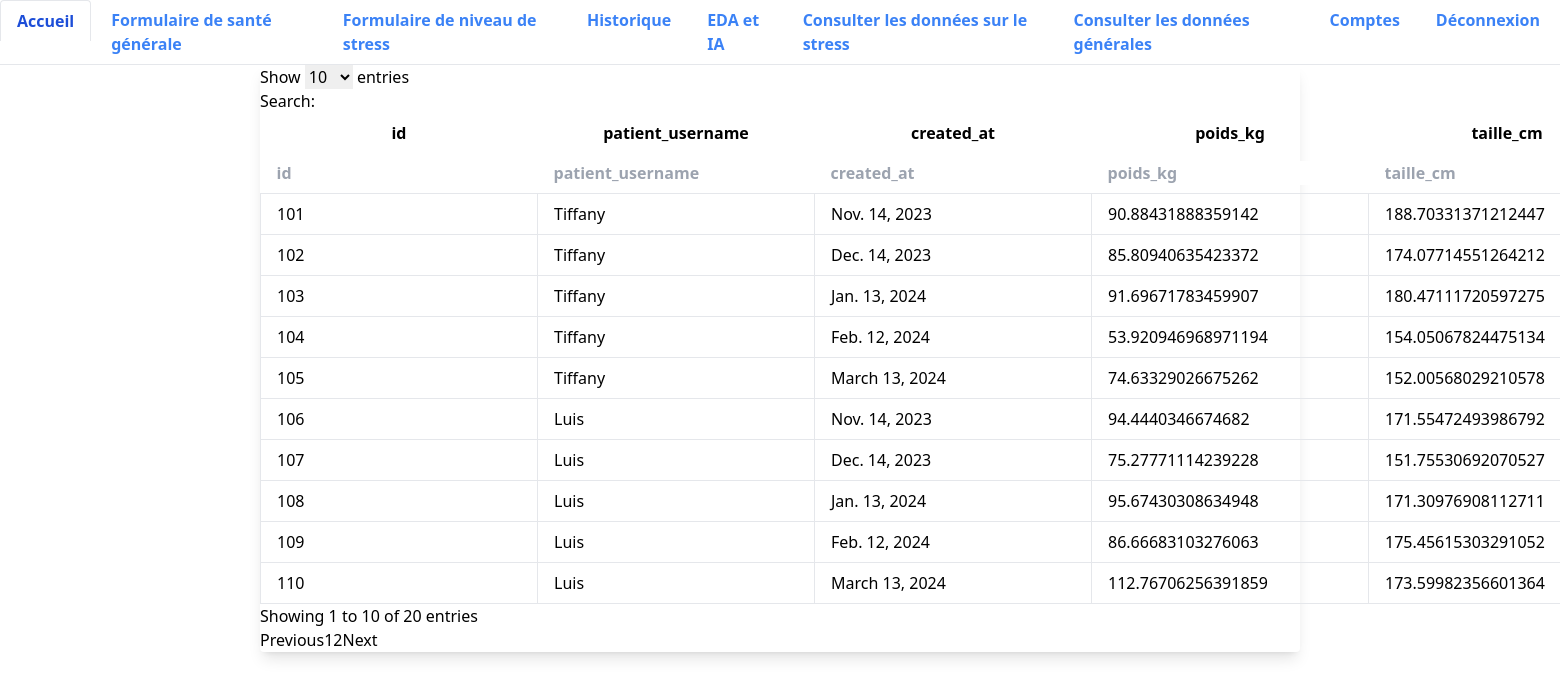
Screenshot of /consultation/general (signed in) with the database file from the repository.
### app/doctolib/models.py (models this page shows)
class GeneralFormRecord(models.Model):
    patient_username = models.CharField(max_length=150, blank=True, null=True)
    created_at = models.DateField(default=date.today())
    poids_kg = models.BigIntegerField(blank=True, null=True)
    taille_cm = models.BigIntegerField(blank=True, null=True)
    frequence_cardiaque = models.BigIntegerField(blank=True, null=True)
    tension_arterielle = models.BigIntegerField(blank=True, null=True)
    description_symptomes_cardio = models.TextField(blank=True, null=True)
    nombres_medicaments = models.BigIntegerField(blank=True, null=True)
    oublie_prise_medicaments = models.TextField(blank=True, null=True)
    presence_effets_secondaire = models.TextField(blank=True, null=True)
    symptomes_particulier = models.TextField(blank=True, null=True)
    description_effets_symptomes = models.TextField(blank=True, null=True)
    consommation_alcool = models.TextField(blank=True, null=True)
    grignotage = models.TextField(blank=True, null=True)
    repas_pris_journee_field = models.BigIntegerField(
        db_column='repas_pris_journee ',
        blank=True,
        null=True)
    quantite_eau_litre = models.TextField(blank=True, null=True)
    quantite_alcool_litre = models.TextField(blank=True, null=True)
    activite_physique_jour = models.TextField(blank=True, null=True)
    description_activite = models.TextField(blank=True, null=True)
    duree_activite = models.BigIntegerField(blank=True, null=True)

### app/doctolib/models.py (the view)
class GeneralFormList(ListView):
    model = GeneralFormRecord
    template_name = 'general_form_record_list.html'
    def get_context_data(self, **kwargs):
        context = super().get_context_data(**kwargs)
        context['field_names'] = [field.name for field in GeneralFormRecord._meta.fields]
        username = self.request.user.username
        print(self.request.user.username)
        if self.request.user.is_superuser:
            context['records'] = GeneralFormRecord.objects.values(*context['field_names'])
            return context
        if self.request.user.role == 'patient':
            context['records'] = GeneralFormRecord.objects.filter(patient_username=username).values(*context['field_names'])
            return context
        idx = Utilisateur.objects.filter(username=username)[0]
        list_patients = [v.idPatient.username for v in MedecinPatient.objects.filter(idMedecin=idx)]
        print(list_patients)
        context['records'] = GeneralFormRecord.objects.filter(patient_username__in=list_patients).values(*context['field_names'])
        return context

### app/doctolib/templates/general_form_record_list.html (shortened to what this page needs)
{% extends 'base.html' %}
{% block content %}
<body>
    <div class="w-full lg:w-2/3 mx-auto bg-white rounded shadow-lg">
        <table class="min-w-full table-auto" id="example">
            <thead>
                <tr>
                    {% for field_name in field_names %}
                    <th class="px-4 py-2">{{ field_name }}</th>
                    {% endfor %}
                </tr>
            </thead>
            <tbody>
                {% for record in records %}
                <tr>
                    {% for value in record.values %}
                    <td class="border px-4 py-2">{{ value }}</th>
                    {% endfor %}
                </tr>
                {% endfor %}
        </table>
    </div>
</body>
{% endblock content %}

### rows the page displays
GeneralFormRecord: values "101" "Tiffany" "Nov. 14, 2023" "90.88431888359142" "188.70331371212447"
GeneralFormRecord: values "102" "Tiffany" "Dec. 14, 2023" "85.80940635423372" "174.07714551264212"
GeneralFormRecord: values "103" "Tiffany" "Jan. 13, 2024" "91.69671783459907" "180.47111720597275"
GeneralFormRecord: values "104" "Tiffany" "Feb. 12, 2024" "53.920946968971194" "154.05067824475134"
GeneralFormRecord: values "105" "Tiffany" "March 13, 2024" "74.63329026675262" "152.00568029210578"
GeneralFormRecord: values "106" "Luis" "Nov. 14, 2023" "94.4440346674682" "171.55472493986792"
GeneralFormRecord: values "107" "Luis" "Dec. 14, 2023" "75.27771114239228" "151.75530692070527"
GeneralFormRecord: values "108" "Luis" "Jan. 13, 2024" "95.67430308634948" "171.30976908112711"
GeneralFormRecord: values "109" "Luis" "Feb. 12, 2024" "86.66683103276063" "175.45615303291052"
GeneralFormRecord: values "110" "Luis" "March 13, 2024" "112.76706256391859" "173.59982356601364"

### other values shown
{{ field_name }} "id" "patient_username" "created_at" "poids_kg" "taille_cm"
